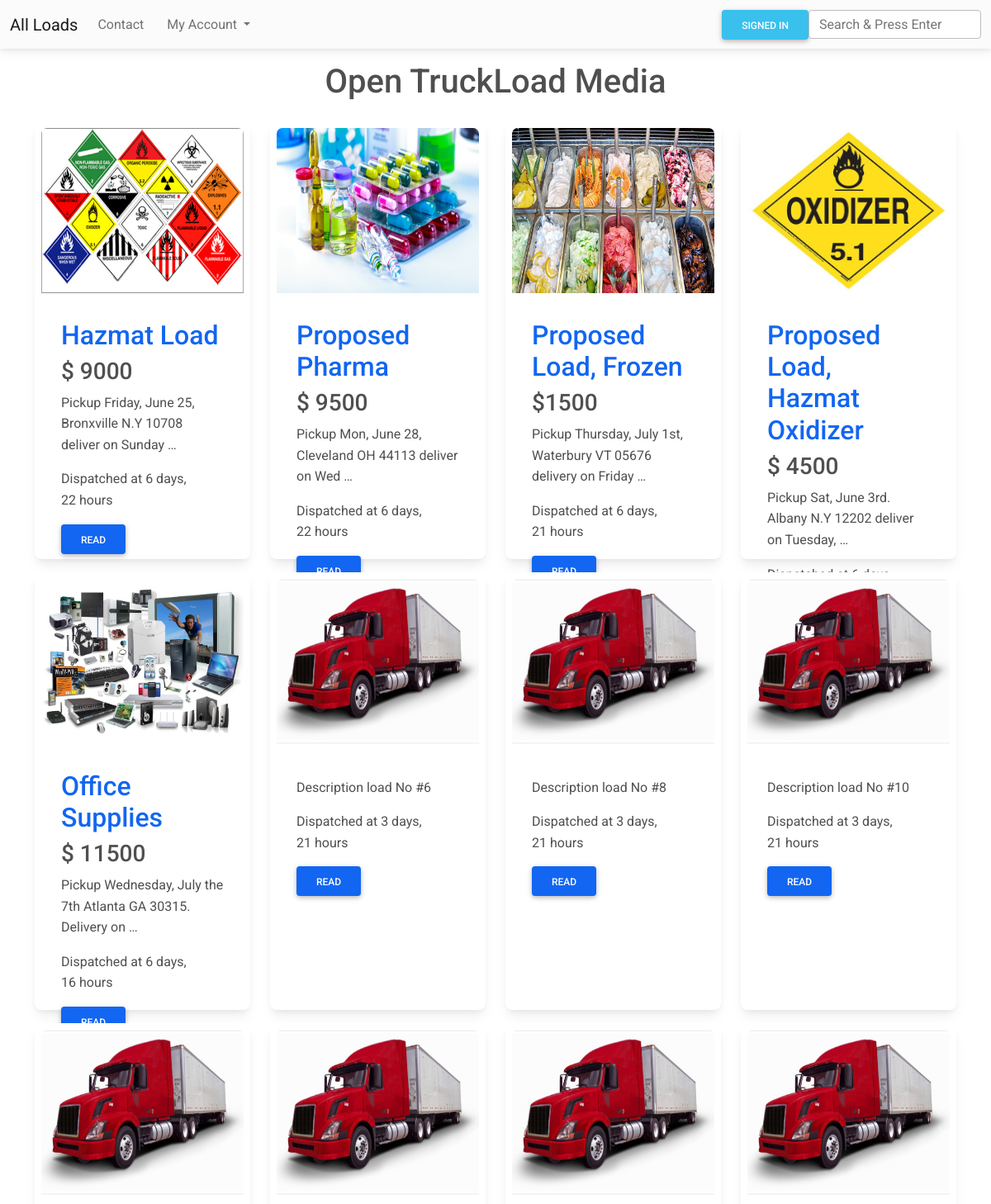
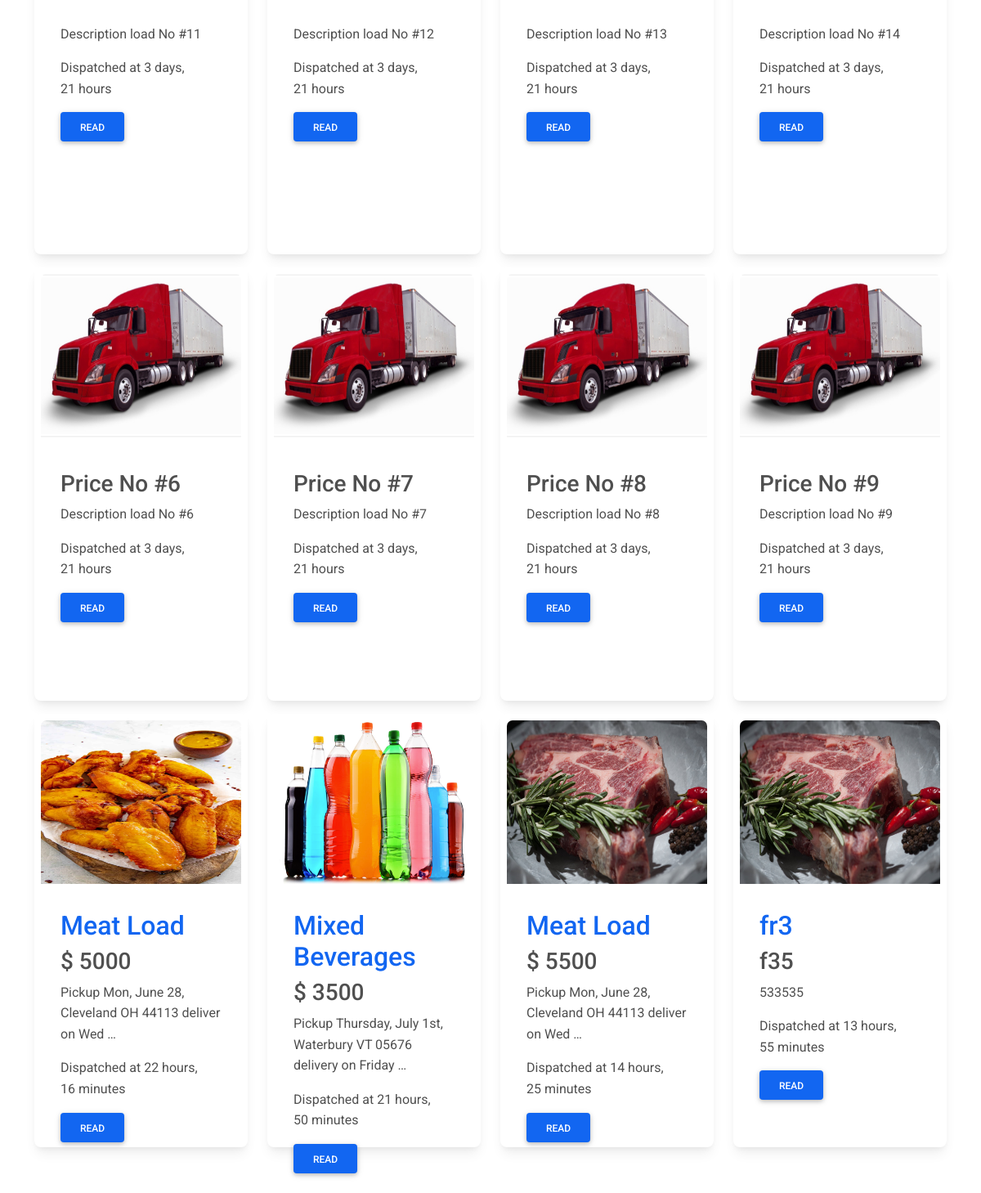
/, run on an earlier commit of the app's database (2 pictures, top to bottom).
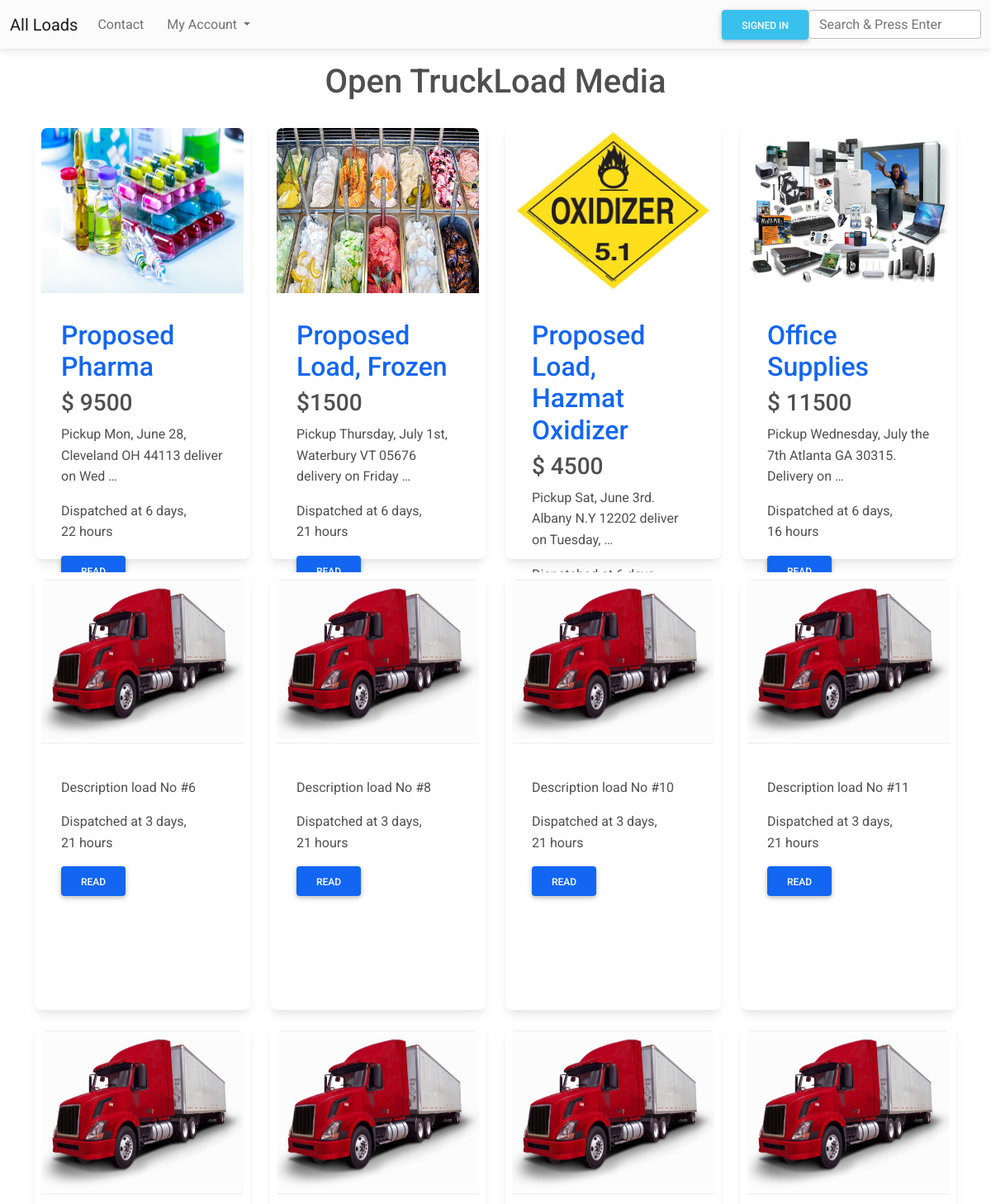
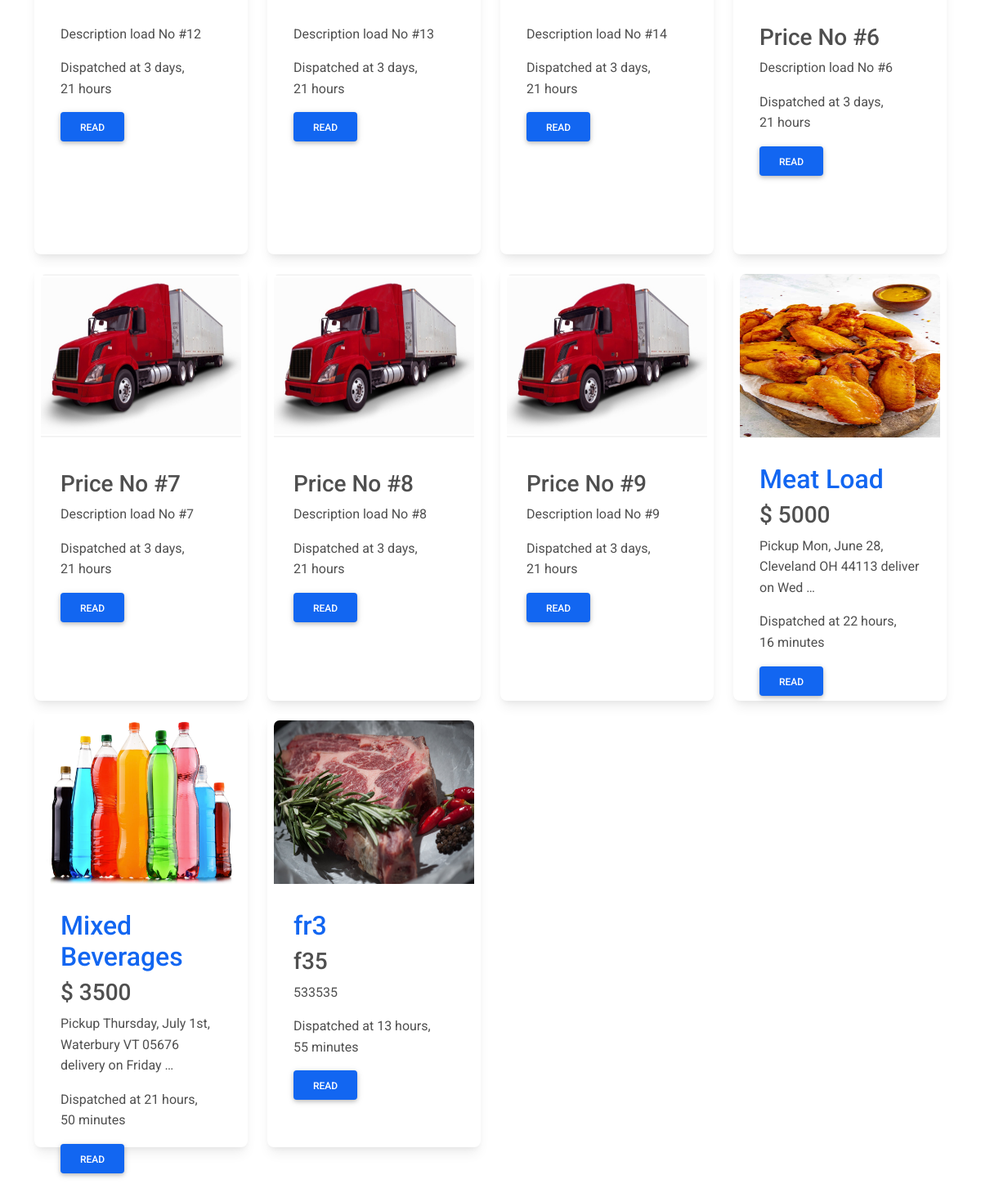
And on a later commit of the database (2 pictures, top to bottom).
### blog/models.py (models this page shows, shortened)
class Load(models.Model):
    user = models.ForeignKey(User, on_delete=models.CASCADE, null=True)
    price = models.CharField(max_length=20)
    title = models.CharField(max_length=40)
    category = models.ForeignKey(Category, on_delete=models.CASCADE)
    desc = models.TextField()
    image = models.ImageField(null=True, blank=True)
    created_at = models.DateTimeField(auto_now_add=True)
    update_at = models.DateTimeField(auto_now = True)

### blog/views.py (the view)
# urls.py: path('', views.home, name='home'),
def home(request):
    list_loads = Load.objects.all()
    context={"list_loads": list_loads}
    return render(request, "index.html", context)

### blog/templates/index.html
{% extends 'base.html' %}
{%  load static %}
{% block content %}
<h1 class="text-center mt-3">Open TruckLoad Media</h1>
<div class="container">
    <div class="row">
        {% for load in list_loads %}
        <div class="col-12 col-md-6 col-lg-3 col-xl-3">
            <div class="card mt-3 p-2" style="height: 530px;">
                {% if load.image == "http://default" %}
                <a href="{% url 'detail' load.id %}">
                    <img src="{% static 'img/logo1.jpg'  %}" class="card-img-top" alt="logo load image"
                        style="height: 200px;" />
                </a>
                {% else %}
                <a href="{% url 'detail' load.id %}">
                    <img src="{{ load.image.url }}" class="card-img-top" alt="logo load image" style="height: 200px;" />
                </a>
                {% endif %}
                <div class="card-body mt-2">
                    <h2 class="card-title"><a href="{% url 'detail' load.id %}">{{load.title |truncatewords:14}}</a></h2>
                    <h3 class="card-title">{{load.price}}</h3>
                    <p class="card-text">{{load.desc |truncatewords:10}}</p>
                    <p class="card-text">Dispatched at {{load.created_at|timesince}}</p>
                    <a href="{% url 'detail' load.id %}" class="btn btn-primary">Read</a>
                </div>
            </div>
        </div>
        {% endfor %}
    </div>
</div>
{% endblock %}

What changed in the data, as far as the page shows it:
removed Load: image (picture), title "Hazmat Load", price "$ 9000", desc "Pickup Friday, June 25, Bronxville N.Y 10708 deliver on Sunday …", created_at "6 days, 22 hours"
removed Load: image (picture), title "Meat Load", price "$ 5500", desc "Pickup Mon, June 28, Cleveland OH 44113 deliver on Wed …", created_at "14 hours, 25 minutes"
